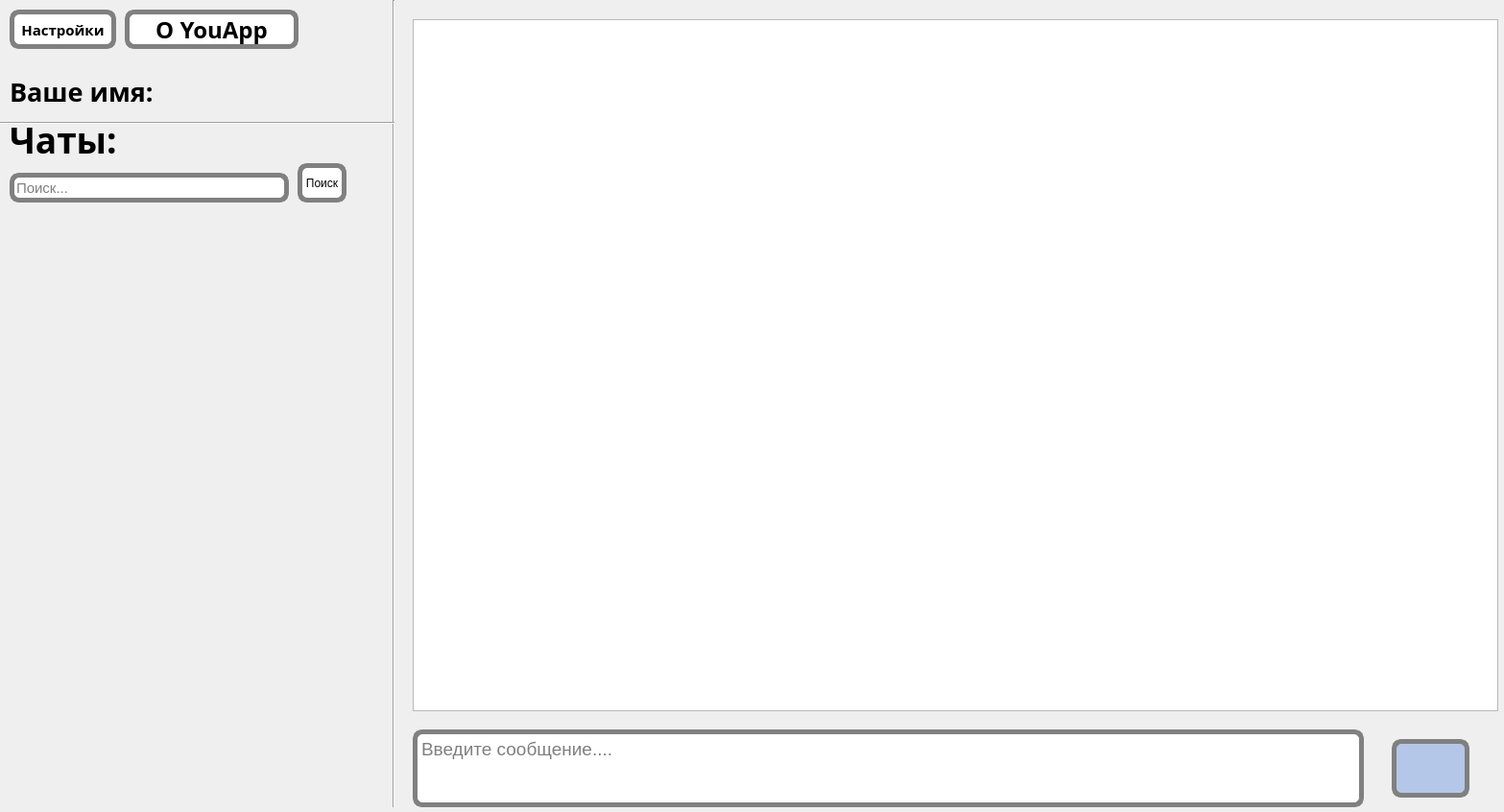
<?xml version="1.0" encoding="UTF-8"?>
<ui version="4.0">
 <class>MainWindow</class>
 <widget class="QMainWindow" name="MainWindow">
  <property name="geometry">
   <rect>
    <x>0</x>
    <y>0</y>
    <width>1567</width>
    <height>846</height>
   </rect>
  </property>
  <property name="windowTitle">
   <string>YouApp </string>
  </property>
  <widget class="QWidget" name="centralwidget">
   <widget class="QTextBrowser" name="textBrowser">
    <property name="geometry">
     <rect>
      <x>430</x>
      <y>20</y>
      <width>1131</width>
      <height>721</height>
     </rect>
    </property>
    <property name="font">
     <font>
      <family>Schadow BT</family>
      <pointsize>20</pointsize>
     </font>
    </property>
   </widget>
   <widget class="Line" name="line">
    <property name="geometry">
     <rect>
      <x>400</x>
      <y>0</y>
      <width>20</width>
      <height>841</height>
     </rect>
    </property>
    <property name="orientation">
     <enum>Qt::Vertical</enum>
    </property>
   </widget>
   <widget class="QLabel" name="label">
    <property name="geometry">
     <rect>
      <x>10</x>
      <y>120</y>
      <width>191</width>
      <height>51</height>
     </rect>
    </property>
    <property name="font">
     <font>
      <family>Segoe Script</family>
      <pointsize>28</pointsize>
      <weight>75</weight>
      <bold>true</bold>
     </font>
    </property>
    <property name="text">
     <string>Чаты:</string>
    </property>
   </widget>
   <widget class="QLineEdit" name="lineEdit">
    <property name="geometry">
     <rect>
      <x>10</x>
      <y>180</y>
      <width>291</width>
      <height>31</height>
     </rect>
    </property>
    <property name="font">
     <font>
      <pointsize>11</pointsize>
     </font>
    </property>
    <property name="styleSheet">
     <string notr="true">QWidget {
                            border: 5px solid gray;
                            border-radius: 10px;
                            background-color: rgb(255, 255, 255);
                            } </string>
    </property>
    <property name="placeholderText">
     <string>Поиск...</string>
    </property>
   </widget>
   <widget class="QPushButton" name="pushButton_2">
    <property name="geometry">
     <rect>
      <x>310</x>
      <y>170</y>
      <width>51</width>
      <height>41</height>
     </rect>
    </property>
    <property name="styleSheet">
     <string notr="true">QWidget {
                            border: 5px solid gray;
                            border-radius: 10px;
                            background-color: rgb(255, 255, 255);
                            } </string>
    </property>
    <property name="text">
     <string>Поиск</string>
    </property>
   </widget>
   <widget class="QTextEdit" name="textEdit">
    <property name="geometry">
     <rect>
      <x>430</x>
      <y>760</y>
      <width>991</width>
      <height>81</height>
     </rect>
    </property>
    <property name="font">
     <font>
      <family>Yu Gothic UI</family>
      <pointsize>14</pointsize>
      <underline>false</underline>
     </font>
    </property>
    <property name="styleSheet">
     <string notr="true">QWidget {
                            border: 5px solid gray;
                            border-radius: 10px;
                            background-color: rgb(255, 255, 255);
                            } </string>
    </property>
    <property name="placeholderText">
     <string>Введите сообщение....</string>
    </property>
   </widget>
   <widget class="QPushButton" name="pushButton">
    <property name="geometry">
     <rect>
      <x>1450</x>
      <y>770</y>
      <width>81</width>
      <height>61</height>
     </rect>
    </property>
    <property name="font">
     <font>
      <pointsize>36</pointsize>
     </font>
    </property>
    <property name="styleSheet">
     <string notr="true">QWidget {
                               border: 5px solid gray;
                               border-radius: 10px;
                               background-color: rgb(181, 199, 232);
                               } </string>
    </property>
    <property name="text">
     <string/>
    </property>
   </widget>
   <widget class="QLabel" name="label_2">
    <property name="geometry">
     <rect>
      <x>190</x>
      <y>70</y>
      <width>241</width>
      <height>51</height>
     </rect>
    </property>
    <property name="font">
     <font>
      <family>MV Boli</family>
      <pointsize>26</pointsize>
     </font>
    </property>
    <property name="text">
     <string/>
    </property>
   </widget>
   <widget class="QLabel" name="label_3">
    <property name="geometry">
     <rect>
      <x>10</x>
      <y>80</y>
      <width>161</width>
      <height>31</height>
     </rect>
    </property>
    <property name="font">
     <font>
      <family>Segoe Script</family>
      <pointsize>20</pointsize>
      <weight>75</weight>
      <bold>true</bold>
     </font>
    </property>
    <property name="text">
     <string>Ваше имя:</string>
    </property>
   </widget>
   <widget class="QPushButton" name="pushButton_3">
    <property name="geometry">
     <rect>
      <x>130</x>
      <y>10</y>
      <width>181</width>
      <height>41</height>
     </rect>
    </property>
    <property name="font">
     <font>
      <family>Segoe Script</family>
      <pointsize>18</pointsize>
      <weight>75</weight>
      <bold>true</bold>
     </font>
    </property>
    <property name="styleSheet">
     <string notr="true">QWidget {
                            border: 5px solid gray;
                            border-radius: 10px;
                            background-color: rgb(255, 255, 255);
                            } </string>
    </property>
    <property name="text">
     <string>О YouApp</string>
    </property>
   </widget>
   <widget class="QPushButton" name="pushButton_4">
    <property name="geometry">
     <rect>
      <x>10</x>
      <y>10</y>
      <width>111</width>
      <height>41</height>
     </rect>
    </property>
    <property name="font">
     <font>
      <family>Segoe Script</family>
      <pointsize>11</pointsize>
      <weight>75</weight>
      <bold>true</bold>
     </font>
    </property>
    <property name="styleSheet">
     <string notr="true">QWidget {
                            border: 5px solid gray;
                            border-radius: 10px;
                            background-color: rgb(255, 255, 255);
                            } </string>
    </property>
    <property name="text">
     <string>Настройки</string>
    </property>
   </widget>
   <widget class="Line" name="line_2">
    <property name="geometry">
     <rect>
      <x>0</x>
      <y>120</y>
      <width>411</width>
      <height>16</height>
     </rect>
    </property>
    <property name="orientation">
     <enum>Qt::Horizontal</enum>
    </property>
   </widget>
  </widget>
 </widget>
 <resources/>
 <connections/>
</ui>
